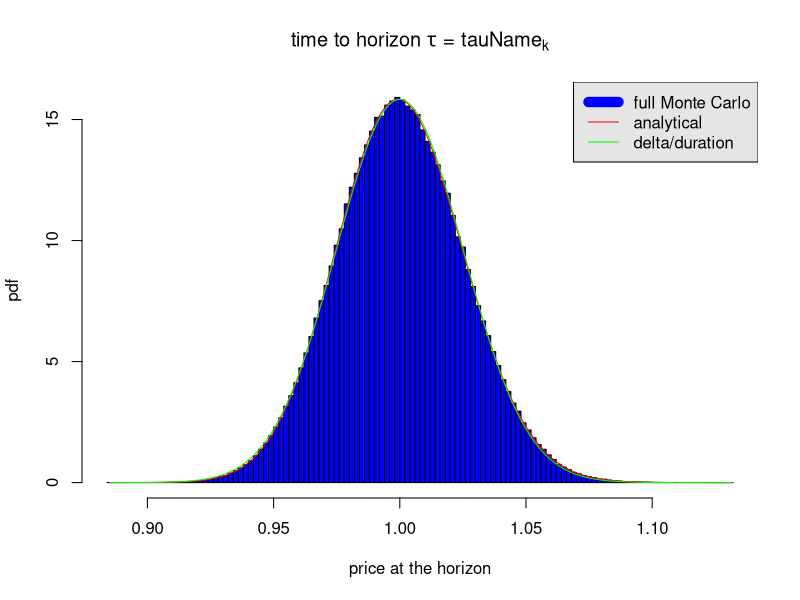
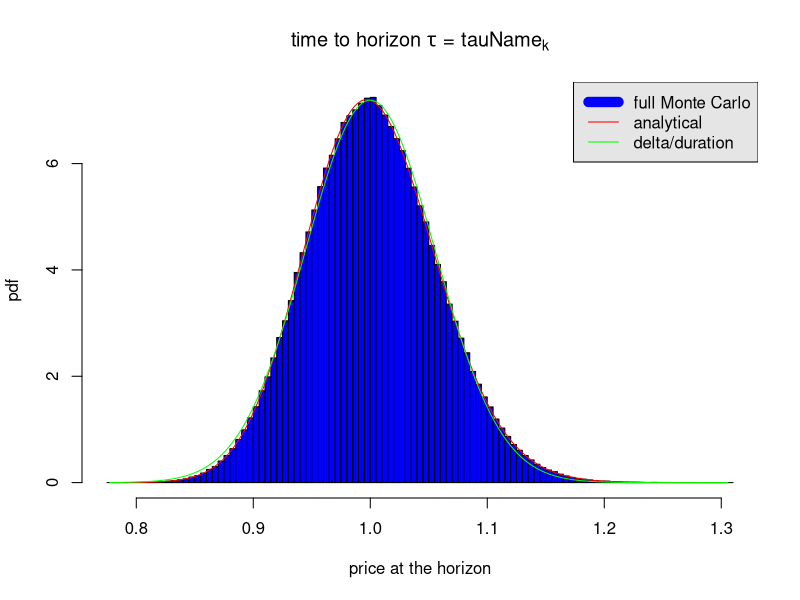
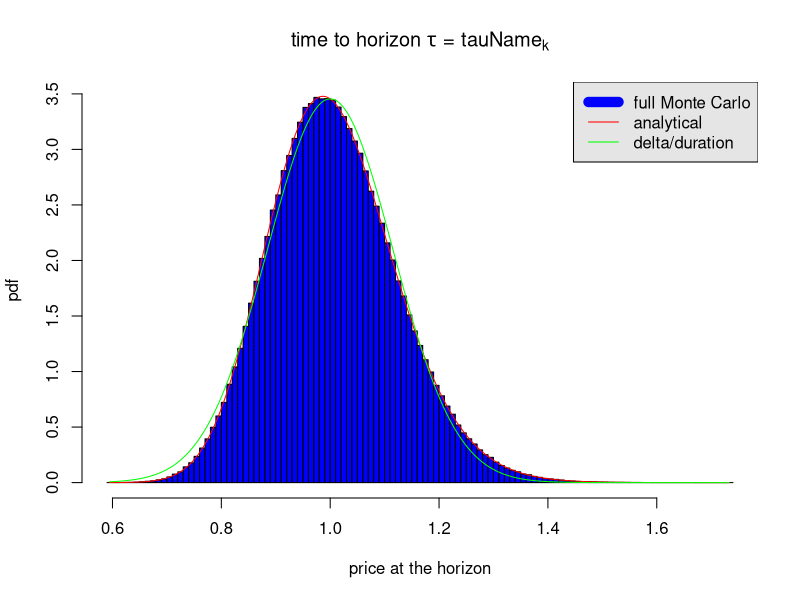
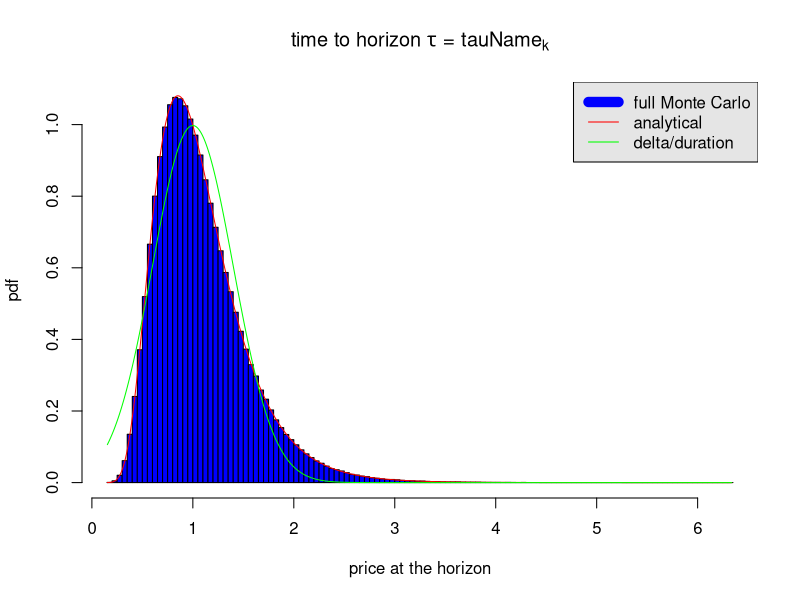
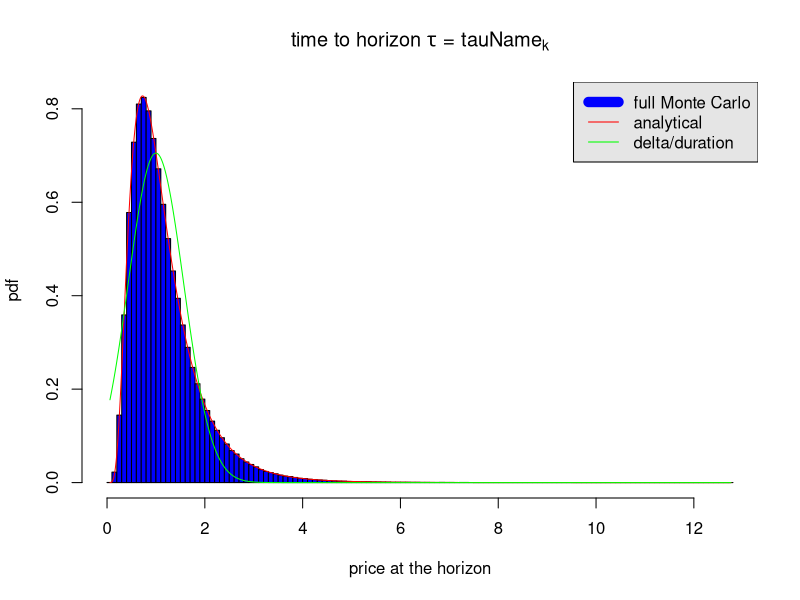

Generate these figures, in order, with R:

#' This script projects the distribution of the market invariants for the stock market (i.e. the compounded returns)
#' from the estimation interval (normal assumption) to the investment horizon. Then it computes the distribution of prices
#' at the investment horizon analytically, by full Monte Carlo, and by delta/duration approximation.
#' Described in A. Meucci "Risk and Asset Allocation", Springer, 2005, 
#' chapter 3.
#'
#' @references
#' A. Meucci - "Exercises in Advanced Risk and Portfolio Management" \url{http://symmys.com/node/170}.
#' See Meucci's script for "S_EquitiesInvariance.m"
#'
#' @author Xavier Valls \email{flamejat@@gmail.com}

#################################################################################################################
### Inputs
tau_tilde = 1 / 52;  # estimation period expressed in years
sig = 0.4;
P_T = 1;
NumScenarios = 1000000;
taus    = c( 1/252, 1/52, 1/12, 1, 2 );    # times to horizon expressed in years
tauName = c( '1 day','1 week', '1 month', '1 year', '2 years');

#################################################################################################################
### loop projection/pricing over different times to horizon
for( k in 1 : length( taus ) )
{ 
    tau = taus[ k ];

    # exact simulation of horizon prices
    C_Ttau = rnorm( NumScenarios, 0, sqrt( sig * sig * tau));
    P_Ttau = P_T * exp( C_Ttau );

    # compute analytical pdf
    p_lo = min( P_Ttau );
    p_hi = max( P_Ttau );
    p = seq( p_lo, p_hi, ( p_hi - p_lo ) / 1000 );
    m = log( P_T );
    s = sqrt( sig * sig * tau );
    f = dlnorm( p, m, s );

    # compute approximate pdf
    f_approx = dnorm( p, P_T, sqrt(P_T * P_T * sig * sig * tau));

    # plots
    dev.new()
    NumBins = round(10 * log( NumScenarios));
    hist( P_Ttau, NumBins, freq = FALSE, xlab = "price at the horizon", ylab = "pdf", col="blue",
     main = expression(paste("time to horizon ", tau, " = ", tauName[k])));
    lines( p, f, col = "red");
    lines( p, f_approx, col = "green");
    legend( "topright", 1.9, c( "full Monte Carlo", "analytical", "delta/duration" ), col = c( "blue","red", "green" ),
     lty=1,lwd =c( 10,1,1), bg = "gray90" );
}